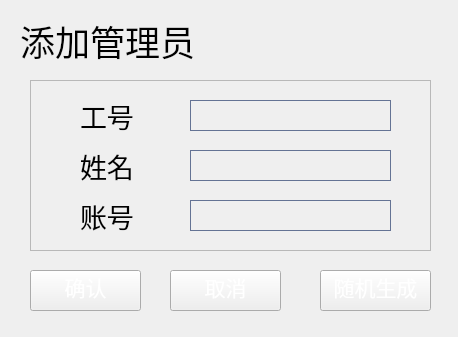
<?xml version="1.0" encoding="UTF-8"?>
<ui version="4.0">
 <class>am_AddAdmin</class>
 <widget class="QWidget" name="am_AddAdmin">
  <property name="geometry">
   <rect>
    <x>0</x>
    <y>0</y>
    <width>458</width>
    <height>337</height>
   </rect>
  </property>
  <property name="windowTitle">
   <string>Form</string>
  </property>
  <property name="styleSheet">
   <string notr="true">#am_AddAdmin{background-image: url(:/image/image/凛冬之蝶.png);}</string>
  </property>
  <widget class="QPushButton" name="but_ok">
   <property name="geometry">
    <rect>
     <x>30</x>
     <y>270</y>
     <width>111</width>
     <height>41</height>
    </rect>
   </property>
   <property name="font">
    <font>
     <family>华文行楷</family>
     <pointsize>16</pointsize>
     <weight>50</weight>
     <italic>false</italic>
     <bold>false</bold>
    </font>
   </property>
   <property name="styleSheet">
    <string notr="true">QPushButton{
	font: 16pt &quot;华文行楷&quot;;
border-image: url(:/image/image/anniu.png);
	color: rgb(255, 255, 255);
    padding-top:-8px;
}
 
QPushButton:hover{
	font: 16pt &quot;华文行楷&quot;;
border-image: url(:/image/image/anniu2.png);
color: rgb(255, 255, 255);
padding-top:-8px;
}
QPushButton:pressed{
	font: 16pt &quot;华文行楷&quot;;
border-image: url(:/image/image/anniu2.png);
color: rgb(255, 255, 255);
padding-top:-8px;
}</string>
   </property>
   <property name="text">
    <string>确认</string>
   </property>
  </widget>
  <widget class="QPushButton" name="but_no">
   <property name="geometry">
    <rect>
     <x>170</x>
     <y>270</y>
     <width>111</width>
     <height>41</height>
    </rect>
   </property>
   <property name="font">
    <font>
     <family>华文行楷</family>
     <pointsize>16</pointsize>
     <weight>50</weight>
     <italic>false</italic>
     <bold>false</bold>
    </font>
   </property>
   <property name="styleSheet">
    <string notr="true">QPushButton{
	font: 16pt &quot;华文行楷&quot;;
border-image: url(:/image/image/anniu.png);
	color: rgb(255, 255, 255);
    padding-top:-8px;
}
 
QPushButton:hover{
	font: 16pt &quot;华文行楷&quot;;
border-image: url(:/image/image/anniu2.png);
color: rgb(255, 255, 255);
padding-top:-8px;
}
QPushButton:pressed{
	font: 16pt &quot;华文行楷&quot;;
border-image: url(:/image/image/anniu2.png);
color: rgb(255, 255, 255);
padding-top:-8px;
}</string>
   </property>
   <property name="text">
    <string>取消</string>
   </property>
  </widget>
  <widget class="QFrame" name="frame_5">
   <property name="geometry">
    <rect>
     <x>30</x>
     <y>80</y>
     <width>401</width>
     <height>171</height>
    </rect>
   </property>
   <property name="frameShape">
    <enum>QFrame::StyledPanel</enum>
   </property>
   <property name="frameShadow">
    <enum>QFrame::Raised</enum>
   </property>
   <widget class="QLineEdit" name="leid">
    <property name="geometry">
     <rect>
      <x>160</x>
      <y>20</y>
      <width>201</width>
      <height>31</height>
     </rect>
    </property>
    <property name="styleSheet">
     <string notr="true">border:1px solid #cccccc;
color:#808080;
border-color: rgb(100, 115, 148);
font-size:18px;
font-family:&quot;微软雅黑&quot;;
text-align:left;
background-color: rgb(255, 255, 255,0);</string>
    </property>
    <property name="text">
     <string/>
    </property>
   </widget>
   <widget class="QLineEdit" name="leacc">
    <property name="geometry">
     <rect>
      <x>160</x>
      <y>120</y>
      <width>201</width>
      <height>31</height>
     </rect>
    </property>
    <property name="styleSheet">
     <string notr="true">border:1px solid #cccccc;
color:#808080;
border-color: rgb(100, 115, 148);
font-size:18px;
font-family:&quot;微软雅黑&quot;;
text-align:left;
background-color: rgb(255, 255, 255,0);</string>
    </property>
   </widget>
   <widget class="QLineEdit" name="lename">
    <property name="geometry">
     <rect>
      <x>160</x>
      <y>70</y>
      <width>201</width>
      <height>31</height>
     </rect>
    </property>
    <property name="styleSheet">
     <string notr="true">border:1px solid #cccccc;
color:#808080;
border-color: rgb(100, 115, 148);
font-size:18px;
font-family:&quot;微软雅黑&quot;;
text-align:left;
background-color: rgb(255, 255, 255,0);</string>
    </property>
   </widget>
   <widget class="QLabel" name="label_2">
    <property name="geometry">
     <rect>
      <x>50</x>
      <y>20</y>
      <width>91</width>
      <height>31</height>
     </rect>
    </property>
    <property name="font">
     <font>
      <family>华文行楷</family>
      <pointsize>20</pointsize>
      <weight>50</weight>
      <italic>false</italic>
      <bold>false</bold>
     </font>
    </property>
    <property name="styleSheet">
     <string notr="true">font: 20pt &quot;华文行楷&quot;;</string>
    </property>
    <property name="text">
     <string>工号</string>
    </property>
   </widget>
   <widget class="QLabel" name="label_3">
    <property name="geometry">
     <rect>
      <x>50</x>
      <y>70</y>
      <width>91</width>
      <height>31</height>
     </rect>
    </property>
    <property name="font">
     <font>
      <family>华文行楷</family>
      <pointsize>20</pointsize>
      <weight>50</weight>
      <italic>false</italic>
      <bold>false</bold>
     </font>
    </property>
    <property name="styleSheet">
     <string notr="true">font: 20pt &quot;华文行楷&quot;;</string>
    </property>
    <property name="text">
     <string>姓名</string>
    </property>
   </widget>
   <widget class="QLabel" name="label_4">
    <property name="geometry">
     <rect>
      <x>50</x>
      <y>120</y>
      <width>91</width>
      <height>31</height>
     </rect>
    </property>
    <property name="font">
     <font>
      <family>华文行楷</family>
      <pointsize>20</pointsize>
      <weight>50</weight>
      <italic>false</italic>
      <bold>false</bold>
     </font>
    </property>
    <property name="styleSheet">
     <string notr="true">font: 20pt &quot;华文行楷&quot;;</string>
    </property>
    <property name="text">
     <string>账号</string>
    </property>
   </widget>
   <zorder>lename</zorder>
   <zorder>leid</zorder>
   <zorder>leacc</zorder>
   <zorder>label_2</zorder>
   <zorder>label_3</zorder>
   <zorder>label_4</zorder>
  </widget>
  <widget class="QLabel" name="label">
   <property name="geometry">
    <rect>
     <x>20</x>
     <y>20</y>
     <width>181</width>
     <height>41</height>
    </rect>
   </property>
   <property name="font">
    <font>
     <family>华文行楷</family>
     <pointsize>26</pointsize>
     <weight>50</weight>
     <italic>false</italic>
     <bold>false</bold>
    </font>
   </property>
   <property name="styleSheet">
    <string notr="true">font: 26pt &quot;华文行楷&quot;;</string>
   </property>
   <property name="text">
    <string>添加管理员</string>
   </property>
  </widget>
  <widget class="QPushButton" name="but_ok_2">
   <property name="geometry">
    <rect>
     <x>320</x>
     <y>270</y>
     <width>111</width>
     <height>41</height>
    </rect>
   </property>
   <property name="font">
    <font>
     <family>华文行楷</family>
     <pointsize>16</pointsize>
     <weight>50</weight>
     <italic>false</italic>
     <bold>false</bold>
    </font>
   </property>
   <property name="styleSheet">
    <string notr="true">QPushButton{
	font: 16pt &quot;华文行楷&quot;;
border-image: url(:/image/image/anniu.png);
	color: rgb(255, 255, 255);
    padding-top:-8px;
}
 
QPushButton:hover{
	font: 16pt &quot;华文行楷&quot;;
border-image: url(:/image/image/anniu2.png);
color: rgb(255, 255, 255);
padding-top:-8px;
}
QPushButton:pressed{
	font: 16pt &quot;华文行楷&quot;;
border-image: url(:/image/image/anniu2.png);
color: rgb(255, 255, 255);
padding-top:-8px;
}</string>
   </property>
   <property name="text">
    <string>随机生成</string>
   </property>
  </widget>
 </widget>
 <resources/>
 <connections/>
</ui>
